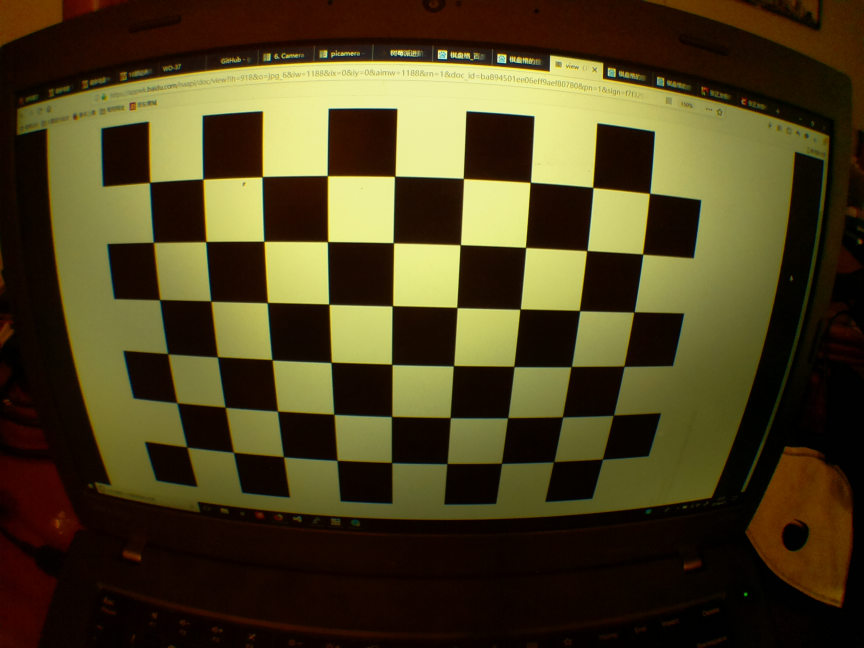
#> input picture caliberation/caliberation/1.jpg, 2592 x 1944 px (shown at 1/3 size); its folder holds 5 pictures in this run; the run also reads 1 picture not shown here
$ python caliberation.py   (Python 2 division)
#> lines starting #> are read from the running program, lines starting #| are printed output that depends on the picture
import numpy as np
import cv2
import glob

# termination criteria
criteria = (cv2.TERM_CRITERIA_EPS + cv2.TERM_CRITERIA_MAX_ITER, 30, 0.001)

# prepare object points, like (0,0,0), (1,0,0), (2,0,0) ....,(6,5,0)
objp = np.zeros((6*9,3), np.float32)
objp[:,:2] = np.mgrid[0:9,0:6].T.reshape(-1,2)

# Arrays to store object points and image points from all the images.
objpoints = [] # 3d point in real world space
imgpoints = [] # 2d points in image plane.

images = glob.glob('*.jpg')

for fname in images:
    img = cv2.imread(fname)
#> img is the input picture: shape (1944, 2592, 3); mean B, G, R 31, 63.8, 74.2
    gray = cv2.cvtColor(img,cv2.COLOR_BGR2GRAY)
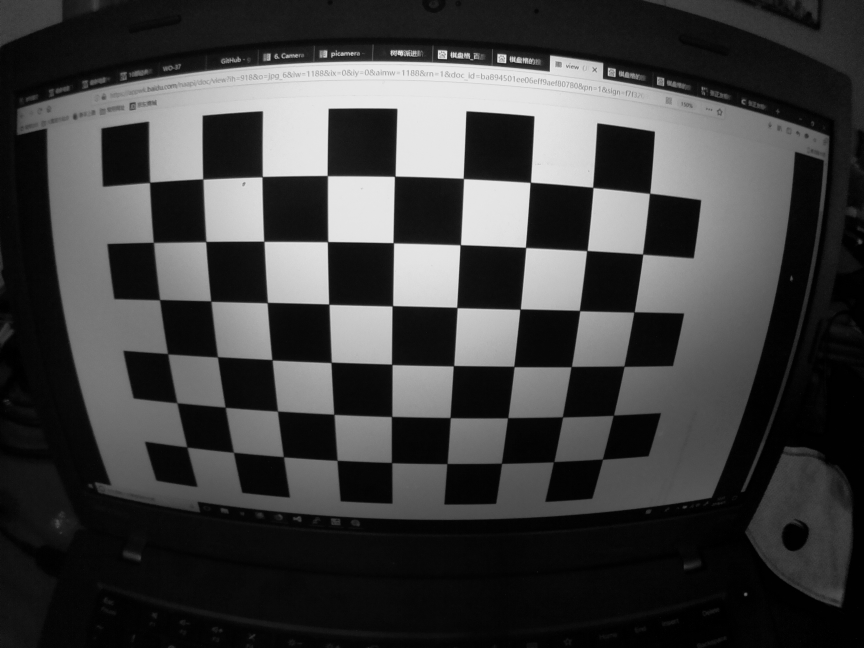
#> gray: shape (1944, 2592) (shown at 1/3 size); min 0, max 237, mean 63.2
    #cv2.imshow('img',img)
    #cv2.waitKey(0)
    # Find the chess board corners
    ret, corners = cv2.findChessboardCorners(gray, (9,6),None)
#> ret = True; corners = 54 rows, first 8: [450, 548], [611.5, 538.5], [787.5, 531], [982.1, 527.1], [1183.6, 531], [1391.8, 537.3], [1593.8, 547.7], [1779, 563]

    # If found, add object points, image points (after refining them)
    if ret == True:
        objpoints.append(objp)

        corners2 = cv2.cornerSubPix(gray,corners,(21,21),(-1,-1),criteria)
#> corners2 = 54 rows, first 8: [449.9, 548], [609.4, 538.2], [787.4, 531], [982.8, 527.9], [1185.1, 529.7], [1391, 536.4], [1591.8, 547.8], [1779.4, 563.1]
        imgpoints.append(corners)

        # Draw and display the corners
        img = cv2.drawChessboardCorners(gray, (9,6), corners,ret)
#> img: shape (1944, 2592)
#> pass 2 of the loop `for fname in images:`:
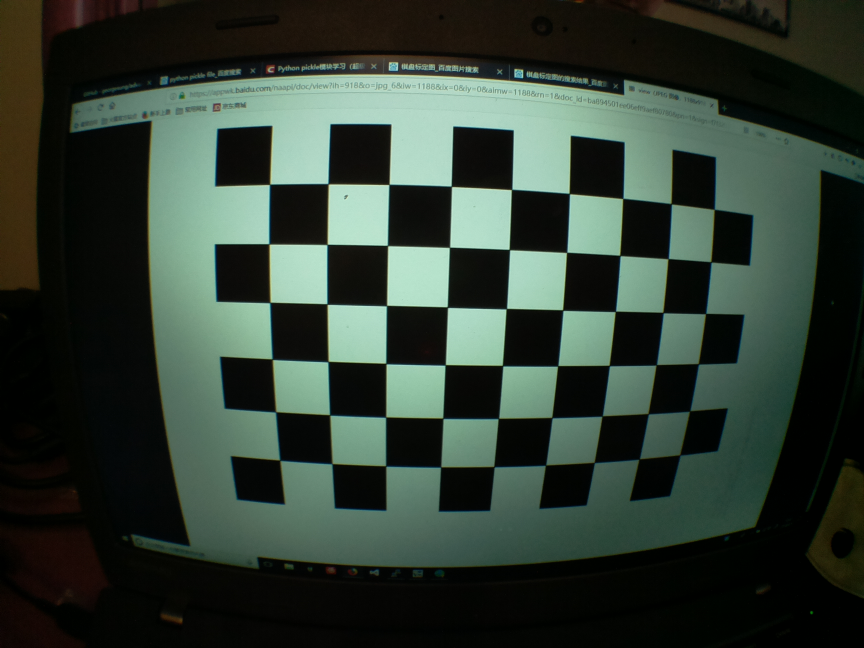
#> input picture caliberation/caliberation/2.jpg, 2592 x 1944 px (shown at 1/3 size)
#> img is the input picture: shape (1944, 2592, 3); mean B, G, R 51.7, 62, 48.9
#> `gray = cv2.cvtColor(img,cv2.COLOR_BGR2GRAY)`:
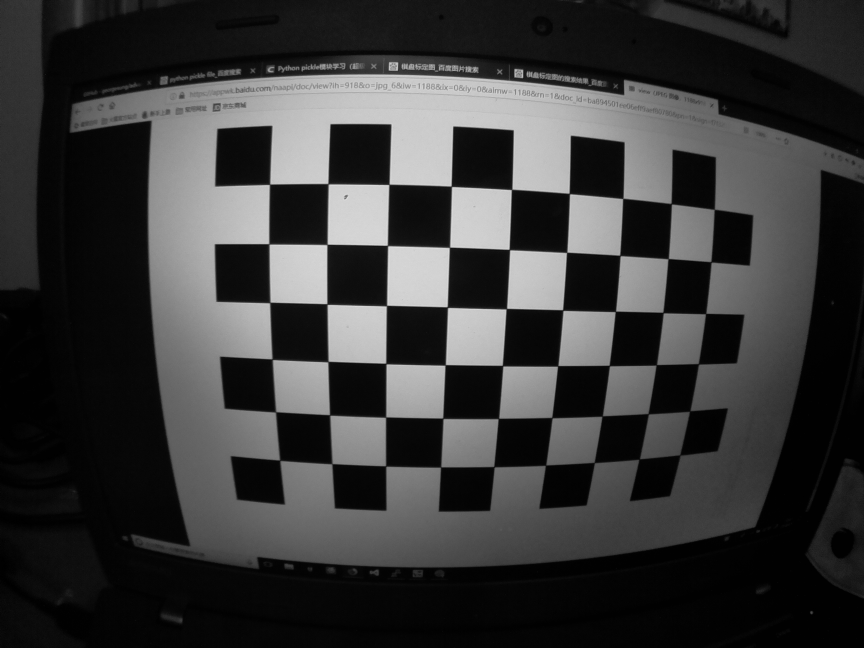
#> gray: shape (1944, 2592) (shown at 1/3 size); min 0, max 226, mean 56.9
#> corners = 54 rows, first 8: [809.4, 554.2], [984.5, 552], [1167.3, 554.7], [1353.6, 559.4], [1535.1, 569.7], [1708.5, 581.5], [1868.9, 596.4], [2015.7, 613.4]
#> corners2 = 54 rows, first 8: [809.7, 553.9], [985.1, 552.4], [1167.9, 554.2], [1354.9, 560.1], [1535.7, 569.3], [1708.9, 581.6], [1869.4, 596.3], [2014.7, 612.2]
#> img: shape (1944, 2592)
#> pass 3 of the loop `for fname in images:`:
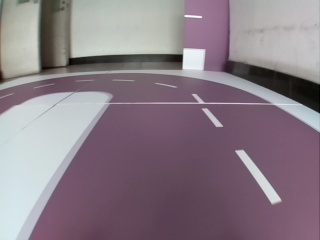
#> input picture caliberation/caliberation/254.jpg, 320 x 240 px
#> img is the input picture: shape (240, 320, 3); mean B, G, R 133.9, 124.3, 137.7
#> `gray = cv2.cvtColor(img,cv2.COLOR_BGR2GRAY)`:
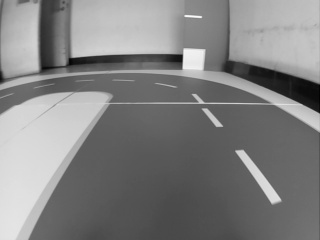
#> gray: shape (240, 320); min 2, max 251, mean 129.4
#> ret = False; corners = None
#> the loop made 5 passes; the first 3 are shown
        #cv2.imshow('img',gray)
        #cv2.waitKey(0)

cv2.destroyAllWindows()
objpoints = np.asarray([objpoints], dtype='float64').reshape(-1, 1, 54, 3)
imgpoints = np.asarray([imgpoints], dtype='float64').reshape(-1, 1, 54, 2)

mtx = np.eye(3)
dist = np.zeros(4)
calib_flags=cv2.fisheye.CALIB_FIX_SKEW + cv2.fisheye.CALIB_RECOMPUTE_EXTRINSIC + cv2.fisheye.CALIB_CHECK_COND + cv2.fisheye.CALIB_USE_INTRINSIC_GUESS
#rvecs=np.asarray([[[np.zeros(3).tolist() for i in xrange(img)]]],dtype='float64').reshape(-1,1,1,3)
#tvecs=np.asarray([[[np.zeros(3).tolist() for i in xrange(img)]]],dtype='float64').reshape(-1,1,1,3)
rvecs=np.asarray([[[np.zeros(3).tolist() for i in xrange(objpoints.shape[0])]]],dtype='float64').reshape(-1,1,1,3)
tvecs=np.asarray([[[np.zeros(3).tolist() for i in xrange(objpoints.shape[0])]]],dtype='float64').reshape(-1,1,1,3)
camera_matrix = np.eye(3)
dist_coeffs = np.zeros(4)

camera_matrix = np.eye(3)
camera_matrix[0][0]=1000
camera_matrix[1][1]=1000
camera_matrix[0][2]=(gray.shape[::-1][0]-1)/2
camera_matrix[1][2]=(gray.shape[::-1][1]-1)/2
mtx = camera_matrix
dist = dist_coeffs
test = cv2.imread('254.jpg')
#gray = cv2.cvtColor(test,cv2.COLOR_BGR2GRAY)
ret, mtx, dist, rvecs, tvecs = cv2.fisheye.calibrate(objpoints, imgpoints, gray.shape[::-1], mtx, dist, rvecs, tvecs, flags = calib_flags)
np.save('mtx.npy',mtx)
np.save('dist.npy',dist)
print gray.shape[::-1]
#| (2592, 1944)
for i in range(1,8):
    img = cv2.imread('254.jpg')
    #img = cv2.resize(img, (2592, 1944), interpolation=cv2.INTER_NEAREST)
    h,  w = img.shape[:2]
#> h = 240; w = 320
    newcameramtx, roi=cv2.getOptimalNewCameraMatrix(mtx,dist,(w,h),1,(w,h))

    nk = mtx.copy()

    nk = mtx/8.1
    nk[0, 0] = mtx[0, 0] / 8.1
    nk[1, 1] = mtx[1, 1] / 8.1
    nk[2,2] = mtx[2,2]

    new_nk = nk.copy();
    new_nk[0,0] = nk[0,0]/1.5
    new_nk[1,1] = new_nk[1,1]/1.5
    mapx,mapy = cv2.fisheye.initUndistortRectifyMap(nk,dist,np.eye(3),new_nk,(w,h),5)
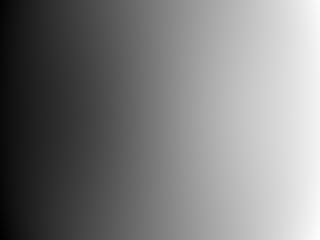
#> mapx: shape (240, 320) float32; min -37.01, max 359.5, mean 159.9; drawn with min black and max white
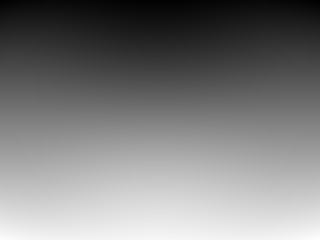
#> mapy: shape (240, 320) float32; min -25.42, max 270.3, mean 120.5; drawn with min black and max white
    np.save('mapx.npy', mapx)
    np.save('mapy.npy', mapy)
    dst = cv2.remap(img,mapx,mapy,cv2.INTER_NEAREST)
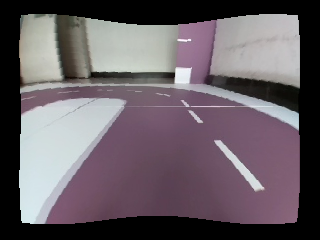
#> dst: shape (240, 320, 3); mean B, G, R 99.9, 93.3, 102.6
    #dst = cv2.fisheye.undistortImage(img,mtx,dist,newcameramtx)
    #dst = cv2.resize(dst, (320, 240), interpolation=cv2.INTER_NEAREST)
    # crop the image
    x,y,w,h = roi
    #dst = dst[y:y+h, x:x+w]


    #dst = cv2.undistort(img, mtx, dist, None, None)
    #dst = dst[-100:-100+h, -100:-100+w]
    # crop the image
    x,y,w,h = roi
    #dst = dst[y:y+h, x:x+w]
    cv2.imwrite('calibresult%s.bmp'%str(i),dst)
    cv2.imwrite('mapx.jpg', mapx)
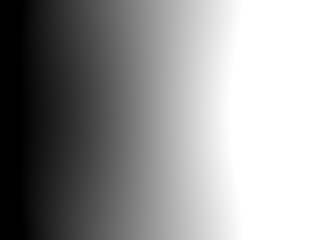
#> saved as mapx.jpg: shape (240, 320); min 0, max 255, mean 149.4
    cv2.imwrite('mapy.jpg', mapy)
    cv2.imshow('img',dst)
    cv2.waitKey(500)
#> pass 2 of the loop `for i in range(1,8):`:
#> pass 3 of the loop `for i in range(1,8):`:
#> the loop made 7 passes; the first 3 are shown
cv2.destroyAllWindows()
